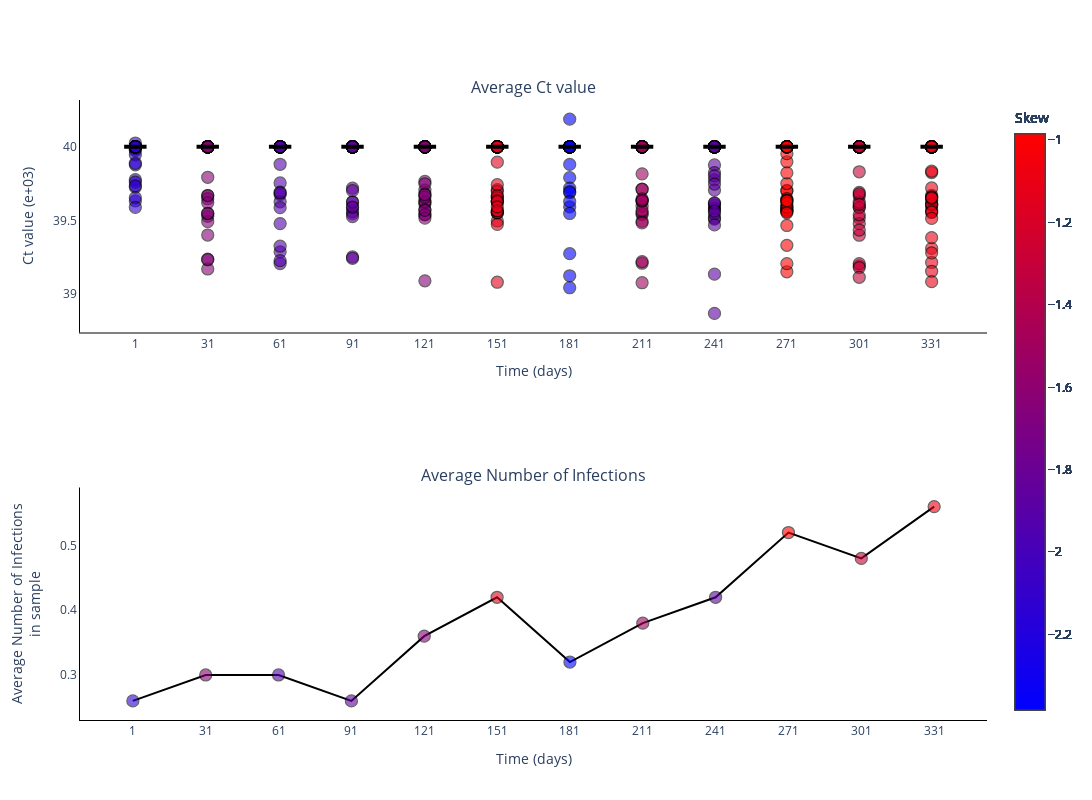

Here is the notebook cell this chart was saved with:
### Markdown cell above
### Plot Ct values for different experiments

### Code cell
fig = go.Figure()
fig = make_subplots(rows=2, cols=1, subplot_titles=('Average Ct value', 'Average Number of Infections'))

skews = skew(np.mean(ct_values, axis=2), axis=0)

for _ in range(num_experiments):
    fig.add_trace(
        go.Scatter(
            y=np.mean(ct_values[_, :, :], axis=1).tolist(),
            x=sample_points,
            mode='markers',
            name='Average Ct value',
            marker_line=dict(width=1.25, color='black'),
            marker_color=skews,
            marker_colorscale='BlueRed',
            marker_colorbar_title=dict(
                text='Skew',
                side='top'),
            marker_size=12,
            marker_opacity=0.6,
            marker_showscale=True,
            showlegend=False,
        ),
        row=1,
        col=1
    )

fig.add_trace(
    go.Scatter(
        y=np.median(np.mean(ct_values, axis=2), axis=0).tolist(),
        x=sample_points,
        mode='markers',
        name='Median Ct value',
        marker_color='black',
        marker_line=dict(width=4, color='black'),
        marker_symbol='line-ew',
        marker_size=16,
        showlegend=False,
    ),
    row=1,
    col=1
)

fig.add_trace(
    go.Scatter(
        y=np.mean(infec, axis=0).tolist(),
        x=sample_points,
        mode='lines+markers',
        connectgaps=True,
        name='Average Number of Infections',
        marker_line=dict(width=1.25, color='black'),
        marker_color=skews,
        marker_colorscale='BlueRed',
        marker_colorbar_title=dict(
            text='Skew',
            side='top'),
        marker_opacity=0.6,
        marker_size=12,
        marker_showscale=True,
        line_color='black',
        showlegend=False,
    ),
    row=2,
    col=1
)

# Add axis labels
fig.update_layout(
    width=1100, 
    height=800,
    plot_bgcolor='white',
    xaxis=dict(
        linecolor='black',
        tickvals=sample_points.tolist(),
        title = 'Time (days)'
        ),
    yaxis=dict(
        linecolor='black',
        title = 'Ct value (e+03)'),
    xaxis2=dict(
        linecolor='black',
        tickvals=sample_points.tolist(),
        title = 'Time (days)'
        ),
    yaxis2=dict(
        linecolor='black',
        title = 'Average Number of Infections<br>in sample')
    #legend=dict(
    #    orientation="h",
    #    yanchor="bottom",
    #    y=1.02,
    #    xanchor="right",
    #    x=1
    #)
    )

fig.write_image('images/Ct_values.pdf')
fig.show()

### Figure 1 — Plotly figure (JSON) as saved in the notebook; plotly's stock layout.template omitted (floating-point values rounded to 4 significant figures)
{"data": [{"marker": {"color": [-2.126, -1.638, -1.927, -1.859, -1.649, -1.135, -2.383, -1.507, -1.872, -0.9851, -1.284, -1.096], "colorbar": {"title": {"side": "top", "text": "Skew"}}, "colorscale": [[0, "rgb(0,0,255)"], [1, "rgb(255,0,0)"]], "line": {"color": "black", "width": 1.25}, "opacity": 0.6, "showscale": true, "size": 12}, "mode": "markers", "name": "Average Ct value", "showlegend": false, "type": "scatter", "x": [1, 31, 61, 91, 121, 151, 181, 211, 241, 271, 301, 331], "xaxis": "x", "y": [40, 39.67, 40, 40, 40, 40, 40, 40, 40, 40, 40, 39.67], "yaxis": "y"}, {"marker": {"color": [-2.126, -1.638, -1.927, -1.859, -1.649, -1.135, -2.383, -1.507, -1.872, -0.9851, -1.284, -1.096], "colorbar": {"title": {"side": "top", "text": "Skew"}}, "colorscale": [[0, "rgb(0,0,255)"], [1, "rgb(255,0,0)"]], "line": {"color": "black", "width": 1.25}, "opacity": 0.6, "showscale": true, "size": 12}, "mode": "markers", "name": "Average Ct value", "showlegend": false, "type": "scatter", "x": [1, 31, 61, 91, 121, 151, 181, 211, 241, 271, 301, 331], "xaxis": "x", "y": [39.63, 40, 40, 40, 40, 40, 40.19, 40, 39.58, 40, 40, 39.21], "yaxis": "y"}, {"marker": {"color": [-2.126, -1.638, -1.927, -1.859, -1.649, -1.135, -2.383, -1.507, -1.872, -0.9851, -1.284, -1.096], "colorbar": {"title": {"side": "top", "text": "Skew"}}, "colorscale": [[0, "rgb(0,0,255)"], [1, "rgb(255,0,0)"]], "line": {"color": "black", "width": 1.25}, "opacity": 0.6, "showscale": true, "size": 12}, "mode": "markers", "name": "Average Ct value", "showlegend": false, "type": "scatter", "x": [1, 31, 61, 91, 121, 151, 181, 211, 241, 271, 301, 331], "xaxis": "x", "y": [39.97, 39.17, 40, 39.59, 39.62, 40, 40, 40, 39.52, 40, 40, 40], "yaxis": "y"}, {"marker": {"color": [-2.126, -1.638, -1.927, -1.859, -1.649, -1.135, -2.383, -1.507, -1.872, -0.9851, -1.284, -1.096], "colorbar": {"title": {"side": "top", "text": "Skew"}}, "colorscale": [[0, "rgb(0,0,255)"], [1, "rgb(255,0,0)"]], "line": {"color": "black", "width": 1.25}, "opacity": 0.6, "showscale": true, "size": 12}, "mode": "markers", "name": "Average Ct value", "showlegend": false, "type": "scatter", "x": [1, 31, 61, 91, 121, 151, 181, 211, 241, 271, 301, 331], "xaxis": "x", "y": [40, 40, 40, 40, 40, 40, 39.79, 40, 40, 40, 40, 40], "yaxis": "y"}, {"marker": {"color": [-2.126, -1.638, -1.927, -1.859, -1.649, -1.135, -2.383, -1.507, -1.872, -0.9851, -1.284, -1.096], "colorbar": {"title": {"side": "top", "text": "Skew"}}, "colorscale": [[0, "rgb(0,0,255)"], [1, "rgb(255,0,0)"]], "line": {"color": "black", "width": 1.25}, "opacity": 0.6, "showscale": true, "size": 12}, "mode": "markers", "name": "Average Ct value", "showlegend": false, "type": "scatter", "x": [1, 31, 61, 91, 121, 151, 181, 211, 241, 271, 301, 331], "xaxis": "x", "y": [40, 40, 40, 40, 40, 40, 39.88, 40, 38.87, 40, 39.59, 39.6], "yaxis": "y"}, {"marker": {"color": [-2.126, -1.638, -1.927, -1.859, -1.649, -1.135, -2.383, -1.507, -1.872, -0.9851, -1.284, -1.096], "colorbar": {"title": {"side": "top", "text": "Skew"}}, "colorscale": [[0, "rgb(0,0,255)"], [1, "rgb(255,0,0)"]], "line": {"color": "black", "width": 1.25}, "opacity": 0.6, "showscale": true, "size": 12}, "mode": "markers", "name": "Average Ct value", "showlegend": false, "type": "scatter", "x": [1, 31, 61, 91, 121, 151, 181, 211, 241, 271, 301, 331], "xaxis": "x", "y": [40, 40, 39.75, 40, 40, 40, 40, 39.54, 40, 39.7, 40, 40], "yaxis": "y"}, {"marker": {"color": [-2.126, -1.638, -1.927, -1.859, -1.649, -1.135, -2.383, -1.507, -1.872, -0.9851, -1.284, -1.096], "colorbar": {"title": {"side": "top", "text": "Skew"}}, "colorscale": [[0, "rgb(0,0,255)"], [1, "rgb(255,0,0)"]], "line": {"color": "black", "width": 1.25}, "opacity": 0.6, "showscale": true, "size": 12}, "mode": "markers", "name": "Average Ct value", "showlegend": false, "type": "scatter", "x": [1, 31, 61, 91, 121, 151, 181, 211, 241, 271, 301, 331], "xaxis": "x", "y": [39.99, 40, 40, 39.54, 40, 39.08, 40, 40, 39.78, 40, 40, 40], "yaxis": "y"}, {"marker": {"color": [-2.126, -1.638, -1.927, -1.859, -1.649, -1.135, -2.383, -1.507, -1.872, -0.9851, -1.284, -1.096], "colorbar": {"title": {"side": "top", "text": "Skew"}}, "colorscale": [[0, "rgb(0,0,255)"], [1, "rgb(255,0,0)"]], "line": {"color": "black", "width": 1.25}, "opacity": 0.6, "showscale": true, "size": 12}, "mode": "markers", "name": "Average Ct value", "showlegend": false, "type": "scatter", "x": [1, 31, 61, 91, 121, 151, 181, 211, 241, 271, 301, 331], "xaxis": "x", "y": [40, 40, 40, 39.56, 40, 40, 40, 40, 40, 40, 40, 39.6], "yaxis": "y"}, {"marker": {"color": [-2.126, -1.638, -1.927, -1.859, -1.649, -1.135, -2.383, -1.507, -1.872, -0.9851, -1.284, -1.096], "colorbar": {"title": {"side": "top", "text": "Skew"}}, "colorscale": [[0, "rgb(0,0,255)"], [1, "rgb(255,0,0)"]], "line": {"color": "black", "width": 1.25}, "opacity": 0.6, "showscale": true, "size": 12}, "mode": "markers", "name": "Average Ct value", "showlegend": false, "type": "scatter", "x": [1, 31, 61, 91, 121, 151, 181, 211, 241, 271, 301, 331], "xaxis": "x", "y": [40, 39.4, 40, 40, 40, 40, 40, 40, 40, 39.6, 39.19, 39.31], "yaxis": "y"}, {"marker": {"color": [-2.126, -1.638, -1.927, -1.859, -1.649, -1.135, -2.383, -1.507, -1.872, -0.9851, -1.284, -1.096], "colorbar": {"title": {"side": "top", "text": "Skew"}}, "colorscale": [[0, "rgb(0,0,255)"], [1, "rgb(255,0,0)"]], "line": {"color": "black", "width": 1.25}, "opacity": 0.6, "showscale": true, "size": 12}, "mode": "markers", "name": "Average Ct value", "showlegend": false, "type": "scatter", "x": [1, 31, 61, 91, 121, 151, 181, 211, 241, 271, 301, 331], "xaxis": "x", "y": [39.95, 40, 40, 40, 40, 40, 40, 39.08, 40, 40, 40, 40], "yaxis": "y"}, {"marker": {"color": [-2.126, -1.638, -1.927, -1.859, -1.649, -1.135, -2.383, -1.507, -1.872, -0.9851, -1.284, -1.096], "colorbar": {"title": {"side": "top", "text": "Skew"}}, "colorscale": [[0, "rgb(0,0,255)"], [1, "rgb(255,0,0)"]], "line": {"color": "black", "width": 1.25}, "opacity": 0.6, "showscale": true, "size": 12}, "mode": "markers", "name": "Average Ct value", "showlegend": false, "type": "scatter", "x": [1, 31, 61, 91, 121, 151, 181, 211, 241, 271, 301, 331], "xaxis": "x", "y": [39.88, 39.79, 39.29, 40, 40, 40, 40, 40, 40, 40, 40, 40], "yaxis": "y"}, {"marker": {"color": [-2.126, -1.638, -1.927, -1.859, -1.649, -1.135, -2.383, -1.507, -1.872, -0.9851, -1.284, -1.096], "colorbar": {"title": {"side": "top", "text": "Skew"}}, "colorscale": [[0, "rgb(0,0,255)"], [1, "rgb(255,0,0)"]], "line": {"color": "black", "width": 1.25}, "opacity": 0.6, "showscale": true, "size": 12}, "mode": "markers", "name": "Average Ct value", "showlegend": false, "type": "scatter", "x": [1, 31, 61, 91, 121, 151, 181, 211, 241, 271, 301, 331], "xaxis": "x", "y": [40, 39.53, 40, 40, 40, 40, 40, 40, 40, 40, 39.52, 39.72], "yaxis": "y"}, {"marker": {"color": [-2.126, -1.638, -1.927, -1.859, -1.649, -1.135, -2.383, -1.507, -1.872, -0.9851, -1.284, -1.096], "colorbar": {"title": {"side": "top", "text": "Skew"}}, "colorscale": [[0, "rgb(0,0,255)"], [1, "rgb(255,0,0)"]], "line": {"color": "black", "width": 1.25}, "opacity": 0.6, "showscale": true, "size": 12}, "mode": "markers", "name": "Average Ct value", "showlegend": false, "type": "scatter", "x": [1, 31, 61, 91, 121, 151, 181, 211, 241, 271, 301, 331], "xaxis": "x", "y": [40.03, 40, 40, 40, 40, 40, 39.72, 39.21, 39.58, 39.33, 40, 40], "yaxis": "y"}, {"marker": {"color": [-2.126, -1.638, -1.927, -1.859, -1.649, -1.135, -2.383, -1.507, -1.872, -0.9851, -1.284, -1.096], "colorbar": {"title": {"side": "top", "text": "Skew"}}, "colorscale": [[0, "rgb(0,0,255)"], [1, "rgb(255,0,0)"]], "line": {"color": "black", "width": 1.25}, "opacity": 0.6, "showscale": true, "size": 12}, "mode": "markers", "name": "Average Ct value", "showlegend": false, "type": "scatter", "x": [1, 31, 61, 91, 121, 151, 181, 211, 241, 271, 301, 331], "xaxis": "x", "y": [40, 40, 40, 40, 40, 39.71, 40, 40, 40, 39.7, 40, 39.64], "yaxis": "y"}, {"marker": {"color": [-2.126, -1.638, -1.927, -1.859, -1.649, -1.135, -2.383, -1.507, -1.872, -0.9851, -1.284, -1.096], "colorbar": {"title": {"side": "top", "text": "Skew"}}, "colorscale": [[0, "rgb(0,0,255)"], [1, "rgb(255,0,0)"]], "line": {"color": "black", "width": 1.25}, "opacity": 0.6, "showscale": true, "size": 12}, "mode": "markers", "name": "Average Ct value", "showlegend": false, "type": "scatter", "x": [1, 31, 61, 91, 121, 151, 181, 211, 241, 271, 301, 331], "xaxis": "x", "y": [40, 40, 40, 40, 39.71, 40, 40, 40, 40, 39.65, 40, 39.57], "yaxis": "y"}, {"marker": {"color": [-2.126, -1.638, -1.927, -1.859, -1.649, -1.135, -2.383, -1.507, -1.872, -0.9851, -1.284, -1.096], "colorbar": {"title": {"side": "top", "text": "Skew"}}, "colorscale": [[0, "rgb(0,0,255)"], [1, "rgb(255,0,0)"]], "line": {"color": "black", "width": 1.25}, "opacity": 0.6, "showscale": true, "size": 12}, "mode": "markers", "name": "Average Ct value", "showlegend": false, "type": "scatter", "x": [1, 31, 61, 91, 121, 151, 181, 211, 241, 271, 301, 331], "xaxis": "x", "y": [40, 40, 40, 40, 40, 39.5, 39.12, 39.22, 39.14, 39.57, 40, 40], "yaxis": "y"}, {"marker": {"color": [-2.126, -1.638, -1.927, -1.859, -1.649, -1.135, -2.383, -1.507, -1.872, -0.9851, -1.284, -1.096], "colorbar": {"title": {"side": "top", "text": "Skew"}}, "colorscale": [[0, "rgb(0,0,255)"], [1, "rgb(255,0,0)"]], "line": {"color": "black", "width": 1.25}, "opacity": 0.6, "showscale": true, "size": 12}, "mode": "markers", "name": "Average Ct value", "showlegend": false, "type": "scatter", "x": [1, 31, 61, 91, 121, 151, 181, 211, 241, 271, 301, 331], "xaxis": "x", "y": [39.73, 39.65, 40, 39.53, 39.76, 39.56, 40, 39.6, 40, 39.9, 39.21, 40], "yaxis": "y"}, {"marker": {"color": [-2.126, -1.638, -1.927, -1.859, -1.649, -1.135, -2.383, -1.507, -1.872, -0.9851, -1.284, -1.096], "colorbar": {"title": {"side": "top", "text": "Skew"}}, "colorscale": [[0, "rgb(0,0,255)"], [1, "rgb(255,0,0)"]], "line": {"color": "black", "width": 1.25}, "opacity": 0.6, "showscale": true, "size": 12}, "mode": "markers", "name": "Average Ct value", "showlegend": false, "type": "scatter", "x": [1, 31, 61, 91, 121, 151, 181, 211, 241, 271, 301, 331], "xaxis": "x", "y": [39.66, 40, 40, 40, 39.61, 39.62, 40, 40, 39.88, 40, 40, 40], "yaxis": "y"}, {"marker": {"color": [-2.126, -1.638, -1.927, -1.859, -1.649, -1.135, -2.383, -1.507, -1.872, -0.9851, -1.284, -1.096], "colorbar": {"title": {"side": "top", "text": "Skew"}}, "colorscale": [[0, "rgb(0,0,255)"], [1, "rgb(255,0,0)"]], "line": {"color": "black", "width": 1.25}, "opacity": 0.6, "showscale": true, "size": 12}, "mode": "markers", "name": "Average Ct value", "showlegend": false, "type": "scatter", "x": [1, 31, 61, 91, 121, 151, 181, 211, 241, 271, 301, 331], "xaxis": "x", "y": [40, 40, 40, 40, 39.57, 40, 39.59, 39.55, 40, 39.64, 39.59, 40], "yaxis": "y"}, {"marker": {"color": [-2.126, -1.638, -1.927, -1.859, -1.649, -1.135, -2.383, -1.507, -1.872, -0.9851, -1.284, -1.096], "colorbar": {"title": {"side": "top", "text": "Skew"}}, "colorscale": [[0, "rgb(0,0,255)"], [1, "rgb(255,0,0)"]], "line": {"color": "black", "width": 1.25}, "opacity": 0.6, "showscale": true, "size": 12}, "mode": "markers", "name": "Average Ct value", "showlegend": false, "type": "scatter", "x": [1, 31, 61, 91, 121, 151, 181, 211, 241, 271, 301, 331], "xaxis": "x", "y": [40, 39.24, 40, 39.63, 40, 40, 39.04, 39.71, 40, 40, 40, 40], "yaxis": "y"}, {"marker": {"color": [-2.126, -1.638, -1.927, -1.859, -1.649, -1.135, -2.383, -1.507, -1.872, -0.9851, -1.284, -1.096], "colorbar": {"title": {"side": "top", "text": "Skew"}}, "colorscale": [[0, "rgb(0,0,255)"], [1, "rgb(255,0,0)"]], "line": {"color": "black", "width": 1.25}, "opacity": 0.6, "showscale": true, "size": 12}, "mode": "markers", "name": "Average Ct value", "showlegend": false, "type": "scatter", "x": [1, 31, 61, 91, 121, 151, 181, 211, 241, 271, 301, 331], "xaxis": "x", "y": [40, 40, 39.48, 40, 40, 39.9, 40, 40, 40, 40, 39.67, 39.83], "yaxis": "y"}, {"marker": {"color": [-2.126, -1.638, -1.927, -1.859, -1.649, -1.135, -2.383, -1.507, -1.872, -0.9851, -1.284, -1.096], "colorbar": {"title": {"side": "top", "text": "Skew"}}, "colorscale": [[0, "rgb(0,0,255)"], [1, "rgb(255,0,0)"]], "line": {"color": "black", "width": 1.25}, "opacity": 0.6, "showscale": true, "size": 12}, "mode": "markers", "name": "Average Ct value", "showlegend": false, "type": "scatter", "x": [1, 31, 61, 91, 121, 151, 181, 211, 241, 271, 301, 331], "xaxis": "x", "y": [40, 40, 40, 39.72, 39.68, 39.66, 40, 40, 39.6, 40, 39.18, 40], "yaxis": "y"}, {"marker": {"color": [-2.126, -1.638, -1.927, -1.859, -1.649, -1.135, -2.383, -1.507, -1.872, -0.9851, -1.284, -1.096], "colorbar": {"title": {"side": "top", "text": "Skew"}}, "colorscale": [[0, "rgb(0,0,255)"], [1, "rgb(255,0,0)"]], "line": {"color": "black", "width": 1.25}, "opacity": 0.6, "showscale": true, "size": 12}, "mode": "markers", "name": "Average Ct value", "showlegend": false, "type": "scatter", "x": [1, 31, 61, 91, 121, 151, 181, 211, 241, 271, 301, 331], "xaxis": "x", "y": [40, 40, 39.68, 40, 39.54, 39.63, 40, 40, 40, 39.75, 40, 40], "yaxis": "y"}, {"marker": {"color": [-2.126, -1.638, -1.927, -1.859, -1.649, -1.135, -2.383, -1.507, -1.872, -0.9851, -1.284, -1.096], "colorbar": {"title": {"side": "top", "text": "Skew"}}, "colorscale": [[0, "rgb(0,0,255)"], [1, "rgb(255,0,0)"]], "line": {"color": "black", "width": 1.25}, "opacity": 0.6, "showscale": true, "size": 12}, "mode": "markers", "name": "Average Ct value", "showlegend": false, "type": "scatter", "x": [1, 31, 61, 91, 121, 151, 181, 211, 241, 271, 301, 331], "xaxis": "x", "y": [40, 40, 39.63, 39.25, 39.75, 40, 40, 40, 39.62, 39.15, 40, 39.15], "yaxis": "y"}, {"marker": {"color": [-2.126, -1.638, -1.927, -1.859, -1.649, -1.135, -2.383, -1.507, -1.872, -0.9851, -1.284, -1.096], "colorbar": {"title": {"side": "top", "text": "Skew"}}, "colorscale": [[0, "rgb(0,0,255)"], [1, "rgb(255,0,0)"]], "line": {"color": "black", "width": 1.25}, "opacity": 0.6, "showscale": true, "size": 12}, "mode": "markers", "name": "Average Ct value", "showlegend": false, "type": "scatter", "x": [1, 31, 61, 91, 121, 151, 181, 211, 241, 271, 301, 331], "xaxis": "x", "y": [40, 40, 40, 40, 39.09, 39.7, 40, 40, 39.83, 39.21, 40, 40], "yaxis": "y"}, {"marker": {"color": [-2.126, -1.638, -1.927, -1.859, -1.649, -1.135, -2.383, -1.507, -1.872, -0.9851, -1.284, -1.096], "colorbar": {"title": {"side": "top", "text": "Skew"}}, "colorscale": [[0, "rgb(0,0,255)"], [1, "rgb(255,0,0)"]], "line": {"color": "black", "width": 1.25}, "opacity": 0.6, "showscale": true, "size": 12}, "mode": "markers", "name": "Average Ct value", "showlegend": false, "type": "scatter", "x": [1, 31, 61, 91, 121, 151, 181, 211, 241, 271, 301, 331], "xaxis": "x", "y": [40, 40, 40, 40, 40, 40, 39.69, 40, 40, 39.59, 39.11, 40], "yaxis": "y"}, {"marker": {"color": [-2.126, -1.638, -1.927, -1.859, -1.649, -1.135, -2.383, -1.507, -1.872, -0.9851, -1.284, -1.096], "colorbar": {"title": {"side": "top", "text": "Skew"}}, "colorscale": [[0, "rgb(0,0,255)"], [1, "rgb(255,0,0)"]], "line": {"color": "black", "width": 1.25}, "opacity": 0.6, "showscale": true, "size": 12}, "mode": "markers", "name": "Average Ct value", "showlegend": false, "type": "scatter", "x": [1, 31, 61, 91, 121, 151, 181, 211, 241, 271, 301, 331], "xaxis": "x", "y": [40, 39.49, 39.69, 40, 40, 40, 40, 40, 39.62, 39.63, 40, 40], "yaxis": "y"}, {"marker": {"color": [-2.126, -1.638, -1.927, -1.859, -1.649, -1.135, -2.383, -1.507, -1.872, -0.9851, -1.284, -1.096], "colorbar": {"title": {"side": "top", "text": "Skew"}}, "colorscale": [[0, "rgb(0,0,255)"], [1, "rgb(255,0,0)"]], "line": {"color": "black", "width": 1.25}, "opacity": 0.6, "showscale": true, "size": 12}, "mode": "markers", "name": "Average Ct value", "showlegend": false, "type": "scatter", "x": [1, 31, 61, 91, 121, 151, 181, 211, 241, 271, 301, 331], "xaxis": "x", "y": [39.78, 40, 40, 40, 40, 39.74, 40, 40, 40, 40, 40, 40], "yaxis": "y"}, {"marker": {"color": [-2.126, -1.638, -1.927, -1.859, -1.649, -1.135, -2.383, -1.507, -1.872, -0.9851, -1.284, -1.096], "colorbar": {"title": {"side": "top", "text": "Skew"}}, "colorscale": [[0, "rgb(0,0,255)"], [1, "rgb(255,0,0)"]], "line": {"color": "black", "width": 1.25}, "opacity": 0.6, "showscale": true, "size": 12}, "mode": "markers", "name": "Average Ct value", "showlegend": false, "type": "scatter", "x": [1, 31, 61, 91, 121, 151, 181, 211, 241, 271, 301, 331], "xaxis": "x", "y": [40, 40, 40, 39.63, 40, 39.65, 39.27, 39.82, 40, 39.47, 40, 40], "yaxis": "y"}, {"marker": {"color": [-2.126, -1.638, -1.927, -1.859, -1.649, -1.135, -2.383, -1.507, -1.872, -0.9851, -1.284, -1.096], "colorbar": {"title": {"side": "top", "text": "Skew"}}, "colorscale": [[0, "rgb(0,0,255)"], [1, "rgb(255,0,0)"]], "line": {"color": "black", "width": 1.25}, "opacity": 0.6, "showscale": true, "size": 12}, "mode": "markers", "name": "Average Ct value", "showlegend": false, "type": "scatter", "x": [1, 31, 61, 91, 121, 151, 181, 211, 241, 271, 301, 331], "xaxis": "x", "y": [39.89, 40, 40, 40, 40, 40, 40, 40, 40, 40, 39.4, 39.66], "yaxis": "y"}, {"marker": {"color": [-2.126, -1.638, -1.927, -1.859, -1.649, -1.135, -2.383, -1.507, -1.872, -0.9851, -1.284, -1.096], "colorbar": {"title": {"side": "top", "text": "Skew"}}, "colorscale": [[0, "rgb(0,0,255)"], [1, "rgb(255,0,0)"]], "line": {"color": "black", "width": 1.25}, "opacity": 0.6, "showscale": true, "size": 12}, "mode": "markers", "name": "Average Ct value", "showlegend": false, "type": "scatter", "x": [1, 31, 61, 91, 121, 151, 181, 211, 241, 271, 301, 331], "xaxis": "x", "y": [39.76, 39.62, 40, 40, 39.54, 40, 40, 40, 39.51, 40, 39.62, 40], "yaxis": "y"}, {"marker": {"color": [-2.126, -1.638, -1.927, -1.859, -1.649, -1.135, -2.383, -1.507, -1.872, -0.9851, -1.284, -1.096], "colorbar": {"title": {"side": "top", "text": "Skew"}}, "colorscale": [[0, "rgb(0,0,255)"], [1, "rgb(255,0,0)"]], "line": {"color": "black", "width": 1.25}, "opacity": 0.6, "showscale": true, "size": 12}, "mode": "markers", "name": "Average Ct value", "showlegend": false, "type": "scatter", "x": [1, 31, 61, 91, 121, 151, 181, 211, 241, 271, 301, 331], "xaxis": "x", "y": [40, 40, 40, 40, 39.63, 40, 39.7, 40, 40, 40, 40, 39.55], "yaxis": "y"}, {"marker": {"color": [-2.126, -1.638, -1.927, -1.859, -1.649, -1.135, -2.383, -1.507, -1.872, -0.9851, -1.284, -1.096], "colorbar": {"title": {"side": "top", "text": "Skew"}}, "colorscale": [[0, "rgb(0,0,255)"], [1, "rgb(255,0,0)"]], "line": {"color": "black", "width": 1.25}, "opacity": 0.6, "showscale": true, "size": 12}, "mode": "markers", "name": "Average Ct value", "showlegend": false, "type": "scatter", "x": [1, 31, 61, 91, 121, 151, 181, 211, 241, 271, 301, 331], "xaxis": "x", "y": [40, 40, 40, 40, 40, 39.67, 40, 39.63, 40, 40, 39.69, 40], "yaxis": "y"}, {"marker": {"color": [-2.126, -1.638, -1.927, -1.859, -1.649, -1.135, -2.383, -1.507, -1.872, -0.9851, -1.284, -1.096], "colorbar": {"title": {"side": "top", "text": "Skew"}}, "colorscale": [[0, "rgb(0,0,255)"], [1, "rgb(255,0,0)"]], "line": {"color": "black", "width": 1.25}, "opacity": 0.6, "showscale": true, "size": 12}, "mode": "markers", "name": "Average Ct value", "showlegend": false, "type": "scatter", "x": [1, 31, 61, 91, 121, 151, 181, 211, 241, 271, 301, 331], "xaxis": "x", "y": [40, 39.55, 40, 40, 40, 39.55, 39.63, 40, 40, 39.56, 40, 40], "yaxis": "y"}, {"marker": {"color": [-2.126, -1.638, -1.927, -1.859, -1.649, -1.135, -2.383, -1.507, -1.872, -0.9851, -1.284, -1.096], "colorbar": {"title": {"side": "top", "text": "Skew"}}, "colorscale": [[0, "rgb(0,0,255)"], [1, "rgb(255,0,0)"]], "line": {"color": "black", "width": 1.25}, "opacity": 0.6, "showscale": true, "size": 12}, "mode": "markers", "name": "Average Ct value", "showlegend": false, "type": "scatter", "x": [1, 31, 61, 91, 121, 151, 181, 211, 241, 271, 301, 331], "xaxis": "x", "y": [39.74, 40, 39.33, 40, 39.66, 40, 39.55, 40, 39.55, 40, 39.68, 40], "yaxis": "y"}, {"marker": {"color": [-2.126, -1.638, -1.927, -1.859, -1.649, -1.135, -2.383, -1.507, -1.872, -0.9851, -1.284, -1.096], "colorbar": {"title": {"side": "top", "text": "Skew"}}, "colorscale": [[0, "rgb(0,0,255)"], [1, "rgb(255,0,0)"]], "line": {"color": "black", "width": 1.25}, "opacity": 0.6, "showscale": true, "size": 12}, "mode": "markers", "name": "Average Ct value", "showlegend": false, "type": "scatter", "x": [1, 31, 61, 91, 121, 151, 181, 211, 241, 271, 301, 331], "xaxis": "x", "y": [40, 39.55, 39.59, 39.24, 40, 40, 40, 40, 40, 40, 40, 39.28], "yaxis": "y"}, {"marker": {"color": [-2.126, -1.638, -1.927, -1.859, -1.649, -1.135, -2.383, -1.507, -1.872, -0.9851, -1.284, -1.096], "colorbar": {"title": {"side": "top", "text": "Skew"}}, "colorscale": [[0, "rgb(0,0,255)"], [1, "rgb(255,0,0)"]], "line": {"color": "black", "width": 1.25}, "opacity": 0.6, "showscale": true, "size": 12}, "mode": "markers", "name": "Average Ct value", "showlegend": false, "type": "scatter", "x": [1, 31, 61, 91, 121, 151, 181, 211, 241, 271, 301, 331], "xaxis": "x", "y": [40, 39.67, 40, 40, 39.52, 39.55, 40, 40, 39.47, 40, 39.48, 39.08], "yaxis": "y"}, {"marker": {"color": [-2.126, -1.638, -1.927, -1.859, -1.649, -1.135, -2.383, -1.507, -1.872, -0.9851, -1.284, -1.096], "colorbar": {"title": {"side": "top", "text": "Skew"}}, "colorscale": [[0, "rgb(0,0,255)"], [1, "rgb(255,0,0)"]], "line": {"color": "black", "width": 1.25}, "opacity": 0.6, "showscale": true, "size": 12}, "mode": "markers", "name": "Average Ct value", "showlegend": false, "type": "scatter", "x": [1, 31, 61, 91, 121, 151, 181, 211, 241, 271, 301, 331], "xaxis": "x", "y": [40, 40, 40, 39.7, 39.57, 40, 40, 40, 39.8, 40, 40, 40], "yaxis": "y"}, {"marker": {"color": [-2.126, -1.638, -1.927, -1.859, -1.649, -1.135, -2.383, -1.507, -1.872, -0.9851, -1.284, -1.096], "colorbar": {"title": {"side": "top", "text": "Skew"}}, "colorscale": [[0, "rgb(0,0,255)"], [1, "rgb(255,0,0)"]], "line": {"color": "black", "width": 1.25}, "opacity": 0.6, "showscale": true, "size": 12}, "mode": "markers", "name": "Average Ct value", "showlegend": false, "type": "scatter", "x": [1, 31, 61, 91, 121, 151, 181, 211, 241, 271, 301, 331], "xaxis": "x", "y": [40, 39.23, 39.21, 40, 40, 40, 40, 39.63, 40, 39.95, 39.44, 39.61], "yaxis": "y"}, {"marker": {"color": [-2.126, -1.638, -1.927, -1.859, -1.649, -1.135, -2.383, -1.507, -1.872, -0.9851, -1.284, -1.096], "colorbar": {"title": {"side": "top", "text": "Skew"}}, "colorscale": [[0, "rgb(0,0,255)"], [1, "rgb(255,0,0)"]], "line": {"color": "black", "width": 1.25}, "opacity": 0.6, "showscale": true, "size": 12}, "mode": "markers", "name": "Average Ct value", "showlegend": false, "type": "scatter", "x": [1, 31, 61, 91, 121, 151, 181, 211, 241, 271, 301, 331], "xaxis": "x", "y": [39.59, 40, 40, 40, 40, 39.57, 40, 39.49, 39.56, 39.82, 40, 39.83], "yaxis": "y"}, {"marker": {"color": [-2.126, -1.638, -1.927, -1.859, -1.649, -1.135, -2.383, -1.507, -1.872, -0.9851, -1.284, -1.096], "colorbar": {"title": {"side": "top", "text": "Skew"}}, "colorscale": [[0, "rgb(0,0,255)"], [1, "rgb(255,0,0)"]], "line": {"color": "black", "width": 1.25}, "opacity": 0.6, "showscale": true, "size": 12}, "mode": "markers", "name": "Average Ct value", "showlegend": false, "type": "scatter", "x": [1, 31, 61, 91, 121, 151, 181, 211, 241, 271, 301, 331], "xaxis": "x", "y": [40, 40, 40, 40, 40, 39.47, 40, 39.57, 40, 40, 40, 40], "yaxis": "y"}, {"marker": {"color": [-2.126, -1.638, -1.927, -1.859, -1.649, -1.135, -2.383, -1.507, -1.872, -0.9851, -1.284, -1.096], "colorbar": {"title": {"side": "top", "text": "Skew"}}, "colorscale": [[0, "rgb(0,0,255)"], [1, "rgb(255,0,0)"]], "line": {"color": "black", "width": 1.25}, "opacity": 0.6, "showscale": true, "size": 12}, "mode": "markers", "name": "Average Ct value", "showlegend": false, "type": "scatter", "x": [1, 31, 61, 91, 121, 151, 181, 211, 241, 271, 301, 331], "xaxis": "x", "y": [40, 40, 39.23, 40, 40, 40, 40, 40, 40, 40, 39.54, 39.38], "yaxis": "y"}, {"marker": {"color": [-2.126, -1.638, -1.927, -1.859, -1.649, -1.135, -2.383, -1.507, -1.872, -0.9851, -1.284, -1.096], "colorbar": {"title": {"side": "top", "text": "Skew"}}, "colorscale": [[0, "rgb(0,0,255)"], [1, "rgb(255,0,0)"]], "line": {"color": "black", "width": 1.25}, "opacity": 0.6, "showscale": true, "size": 12}, "mode": "markers", "name": "Average Ct value", "showlegend": false, "type": "scatter", "x": [1, 31, 61, 91, 121, 151, 181, 211, 241, 271, 301, 331], "xaxis": "x", "y": [40, 40, 39.69, 40, 40, 39.63, 40, 39.71, 40, 40, 40, 40], "yaxis": "y"}, {"marker": {"color": [-2.126, -1.638, -1.927, -1.859, -1.649, -1.135, -2.383, -1.507, -1.872, -0.9851, -1.284, -1.096], "colorbar": {"title": {"side": "top", "text": "Skew"}}, "colorscale": [[0, "rgb(0,0,255)"], [1, "rgb(255,0,0)"]], "line": {"color": "black", "width": 1.25}, "opacity": 0.6, "showscale": true, "size": 12}, "mode": "markers", "name": "Average Ct value", "showlegend": false, "type": "scatter", "x": [1, 31, 61, 91, 121, 151, 181, 211, 241, 271, 301, 331], "xaxis": "x", "y": [40, 40, 40, 40, 40, 40, 40, 39.65, 40, 39.57, 40, 40], "yaxis": "y"}, {"marker": {"color": [-2.126, -1.638, -1.927, -1.859, -1.649, -1.135, -2.383, -1.507, -1.872, -0.9851, -1.284, -1.096], "colorbar": {"title": {"side": "top", "text": "Skew"}}, "colorscale": [[0, "rgb(0,0,255)"], [1, "rgb(255,0,0)"]], "line": {"color": "black", "width": 1.25}, "opacity": 0.6, "showscale": true, "size": 12}, "mode": "markers", "name": "Average Ct value", "showlegend": false, "type": "scatter", "x": [1, 31, 61, 91, 121, 151, 181, 211, 241, 271, 301, 331], "xaxis": "x", "y": [40, 40, 40, 40, 40, 39.63, 40, 40, 40, 40, 40, 39.56], "yaxis": "y"}, {"marker": {"color": [-2.126, -1.638, -1.927, -1.859, -1.649, -1.135, -2.383, -1.507, -1.872, -0.9851, -1.284, -1.096], "colorbar": {"title": {"side": "top", "text": "Skew"}}, "colorscale": [[0, "rgb(0,0,255)"], [1, "rgb(255,0,0)"]], "line": {"color": "black", "width": 1.25}, "opacity": 0.6, "showscale": true, "size": 12}, "mode": "markers", "name": "Average Ct value", "showlegend": false, "type": "scatter", "x": [1, 31, 61, 91, 121, 151, 181, 211, 241, 271, 301, 331], "xaxis": "x", "y": [40, 40, 39.88, 40, 40, 40, 40, 40, 39.71, 39.56, 39.61, 40], "yaxis": "y"}, {"marker": {"color": [-2.126, -1.638, -1.927, -1.859, -1.649, -1.135, -2.383, -1.507, -1.872, -0.9851, -1.284, -1.096], "colorbar": {"title": {"side": "top", "text": "Skew"}}, "colorscale": [[0, "rgb(0,0,255)"], [1, "rgb(255,0,0)"]], "line": {"color": "black", "width": 1.25}, "opacity": 0.6, "showscale": true, "size": 12}, "mode": "markers", "name": "Average Ct value", "showlegend": false, "type": "scatter", "x": [1, 31, 61, 91, 121, 151, 181, 211, 241, 271, 301, 331], "xaxis": "x", "y": [40, 40, 40, 39.59, 40, 39.56, 40, 39.64, 40, 39.59, 40, 39.65], "yaxis": "y"}, {"marker": {"color": [-2.126, -1.638, -1.927, -1.859, -1.649, -1.135, -2.383, -1.507, -1.872, -0.9851, -1.284, -1.096], "colorbar": {"title": {"side": "top", "text": "Skew"}}, "colorscale": [[0, "rgb(0,0,255)"], [1, "rgb(255,0,0)"]], "line": {"color": "black", "width": 1.25}, "opacity": 0.6, "showscale": true, "size": 12}, "mode": "markers", "name": "Average Ct value", "showlegend": false, "type": "scatter", "x": [1, 31, 61, 91, 121, 151, 181, 211, 241, 271, 301, 331], "xaxis": "x", "y": [40, 40, 40, 40, 39.67, 39.59, 40, 39.48, 39.75, 39.62, 40, 40], "yaxis": "y"}, {"marker": {"color": [-2.126, -1.638, -1.927, -1.859, -1.649, -1.135, -2.383, -1.507, -1.872, -0.9851, -1.284, -1.096], "colorbar": {"title": {"side": "top", "text": "Skew"}}, "colorscale": [[0, "rgb(0,0,255)"], [1, "rgb(255,0,0)"]], "line": {"color": "black", "width": 1.25}, "opacity": 0.6, "showscale": true, "size": 12}, "mode": "markers", "name": "Average Ct value", "showlegend": false, "type": "scatter", "x": [1, 31, 61, 91, 121, 151, 181, 211, 241, 271, 301, 331], "xaxis": "x", "y": [40, 40, 40, 40, 40, 40, 40, 40, 40, 39.55, 39.83, 39.66], "yaxis": "y"}, {"marker": {"color": [-2.126, -1.638, -1.927, -1.859, -1.649, -1.135, -2.383, -1.507, -1.872, -0.9851, -1.284, -1.096], "colorbar": {"title": {"side": "top", "text": "Skew"}}, "colorscale": [[0, "rgb(0,0,255)"], [1, "rgb(255,0,0)"]], "line": {"color": "black", "width": 1.25}, "opacity": 0.6, "showscale": true, "size": 12}, "mode": "markers", "name": "Average Ct value", "showlegend": false, "type": "scatter", "x": [1, 31, 61, 91, 121, 151, 181, 211, 241, 271, 301, 331], "xaxis": "x", "y": [40, 40, 40, 40, 40, 40, 40, 40, 40, 39.63, 40, 39.51], "yaxis": "y"}, {"marker": {"color": "black", "line": {"color": "black", "width": 4}, "size": 16, "symbol": "line-ew"}, "mode": "markers", "name": "Median Ct value", "showlegend": false, "type": "scatter", "x": [1, 31, 61, 91, 121, 151, 181, 211, 241, 271, 301, 331], "xaxis": "x", "y": [40, 40, 40, 40, 40, 40, 40, 40, 40, 40, 40, 40], "yaxis": "y"}, {"connectgaps": true, "line": {"color": "black"}, "marker": {"color": [-2.126, -1.638, -1.927, -1.859, -1.649, -1.135, -2.383, -1.507, -1.872, -0.9851, -1.284, -1.096], "colorbar": {"title": {"side": "top", "text": "Skew"}}, "colorscale": [[0, "rgb(0,0,255)"], [1, "rgb(255,0,0)"]], "line": {"color": "black", "width": 1.25}, "opacity": 0.6, "showscale": true, "size": 12}, "mode": "lines+markers", "name": "Average Number of Infections", "showlegend": false, "type": "scatter", "x": [1, 31, 61, 91, 121, 151, 181, 211, 241, 271, 301, 331], "xaxis": "x2", "y": [0.26, 0.3, 0.3, 0.26, 0.36, 0.42, 0.32, 0.38, 0.42, 0.52, 0.48, 0.56], "yaxis": "y2"}], "layout": {"annotations": [{"font": {"size": 16}, "showarrow": false, "text": "Average Ct value", "x": 0.5, "xanchor": "center", "xref": "paper", "y": 1, "yanchor": "bottom", "yref": "paper"}, {"font": {"size": 16}, "showarrow": false, "text": "Average Number of Infections", "x": 0.5, "xanchor": "center", "xref": "paper", "y": 0.375, "yanchor": "bottom", "yref": "paper"}], "height": 800, "plot_bgcolor": "white", "width": 1100, "xaxis": {"anchor": "y", "domain": [0, 1], "linecolor": "black", "tickvals": [1, 31, 61, 91, 121, 151, 181, 211, 241, 271, 301, 331], "title": {"text": "Time (days)"}}, "xaxis2": {"anchor": "y2", "domain": [0, 1], "linecolor": "black", "tickvals": [1, 31, 61, 91, 121, 151, 181, 211, 241, 271, 301, 331], "title": {"text": "Time (days)"}}, "yaxis": {"anchor": "x", "domain": [0.625, 1], "linecolor": "black", "title": {"text": "Ct value (e+03)"}}, "yaxis2": {"anchor": "x2", "domain": [0, 0.375], "linecolor": "black", "title": {"text": "Average Number of Infections<br>in sample"}}}}
